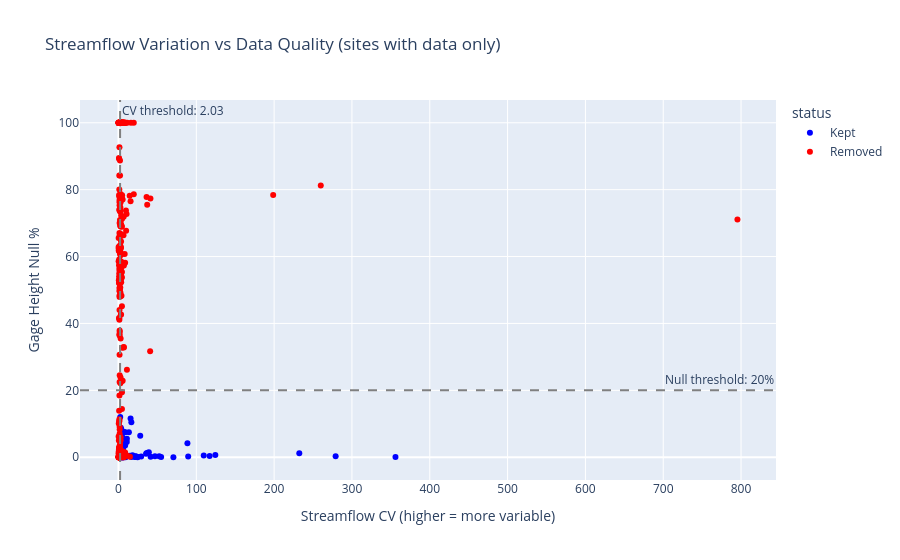

Notebook code for this chart:
### Code cell
# Scatter: CV vs Null Rate (shows filtering logic)
# Only show sites that have streamflow data (non-null CV)
scatter_data = all_sites_pd.copy()

fig = px.scatter(
    scatter_data,
    x="streamflow_cv", y="gage_height_null_pct",
    color="status",
    color_discrete_map={"Kept": "blue", "Removed": "red"},
    hover_name="station_name",
    hover_data=["site_id"],
    title="Streamflow Variation vs Data Quality (sites with data only)",
    labels={"streamflow_cv": "Streamflow CV (higher = more variable)",
            "gage_height_null_pct": "Gage Height Null %"},
)
fig.add_vline(x=CV_THRESHOLD, line_dash="dash", line_color="gray",
              annotation_text=f"CV threshold: {CV_THRESHOLD:.2f}")
fig.add_hline(y=NULL_THRESHOLD, line_dash="dash", line_color="gray",
              annotation_text=f"Null threshold: {NULL_THRESHOLD}%")
fig.show()

### Figure 1 — Plotly figure (JSON) as saved in the notebook; plotly's stock layout.template omitted (floating-point values rounded to 4 significant figures; data arrays with more than 128 entries replaced by an {"elided": "..."} marker saying what was removed)
{"data": [{"customdata": {"elided": "268x1 str values"}, "hovertemplate": "<b>%{hovertext}</b><br><br>status=Kept<br>Streamflow CV (higher = more variable)=%{x}<br>Gage Height Null %=%{y}<br>site_id=%{customdata[0]}<extra></extra>", "hovertext": {"elided": "268 str values"}, "legendgroup": "Kept", "marker": {"color": "blue", "symbol": "circle"}, "mode": "markers", "name": "Kept", "orientation": "v", "showlegend": true, "type": "scatter", "x": {"elided": "268 float values"}, "xaxis": "x", "y": {"elided": "268 float values"}, "yaxis": "y"}, {"customdata": {"elided": "653x1 str values"}, "hovertemplate": "<b>%{hovertext}</b><br><br>status=Removed<br>Streamflow CV (higher = more variable)=%{x}<br>Gage Height Null %=%{y}<br>site_id=%{customdata[0]}<extra></extra>", "hovertext": {"elided": "653 str values"}, "legendgroup": "Removed", "marker": {"color": "red", "symbol": "circle"}, "mode": "markers", "name": "Removed", "orientation": "v", "showlegend": true, "type": "scatter", "x": {"elided": "653 float values"}, "xaxis": "x", "y": {"elided": "653 float values"}, "yaxis": "y"}], "layout": {"annotations": [{"showarrow": false, "text": "CV threshold: 2.03", "x": 2.029, "xanchor": "left", "xref": "x", "y": 1, "yanchor": "top", "yref": "y domain"}, {"showarrow": false, "text": "Null threshold: 20%", "x": 1, "xanchor": "right", "xref": "x domain", "y": 20, "yanchor": "bottom", "yref": "y"}], "legend": {"title": {"text": "status"}, "tracegroupgap": 0}, "shapes": [{"line": {"color": "gray", "dash": "dash"}, "type": "line", "x0": 2.029, "x1": 2.029, "xref": "x", "y0": 0, "y1": 1, "yref": "y domain"}, {"line": {"color": "gray", "dash": "dash"}, "type": "line", "x0": 0, "x1": 1, "xref": "x domain", "y0": 20, "y1": 20, "yref": "y"}], "title": {"text": "Streamflow Variation vs Data Quality (sites with data only)"}, "xaxis": {"anchor": "y", "domain": [0, 1], "title": {"text": "Streamflow CV (higher = more variable)"}}, "yaxis": {"anchor": "x", "domain": [0, 1], "title": {"text": "Gage Height Null %"}}}}
